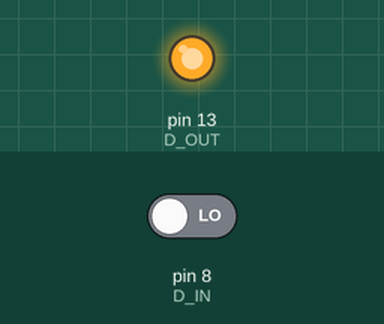
A sketch run on a simulated Arduino Uno, built with avr-gcc and run on an emulated ATmega328P. Shown: output pins drawn as LEDs (lit = HIGH). The test bench sets the inputs (shaded band); at power-on: pin 8 (D_IN) LOW.

Above: at 1.2 s.
1.3 s: pin 8 (D_IN) driven HIGH
At 2.0 s:
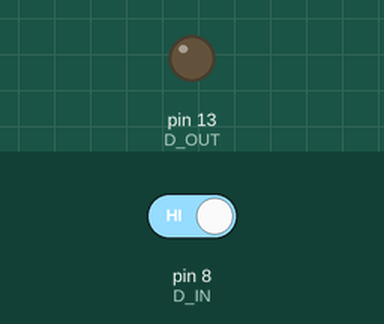
2.8 s: pin 8 (D_IN) driven LOW
At 3.1 s:
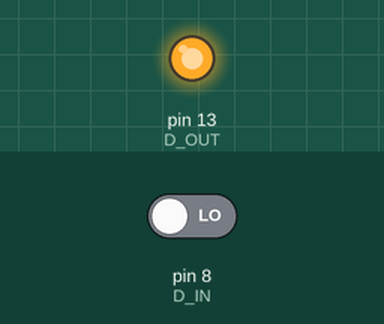
Timing chart, 0 to 5.8 s (numbered marks = the images above; inputs shaded):
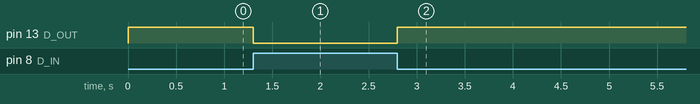

Measured:
- after the input at 1.3 s, pin 13 (D_OUT): HIGH → LOW at once
- after the input at 2.8 s, pin 13 (D_OUT): LOW → HIGH at once

The sketch:

lab3_zad3.ino
```cpp
#define D_OUT 13
#define D_IN 8

byte var = false;

void setup() {
 pinMode(D_OUT, OUTPUT);
 pinMode(D_IN, INPUT);
}

void loop() {
  var = digitalRead(D_IN);
  digitalWrite(D_OUT, !var);
}
```
